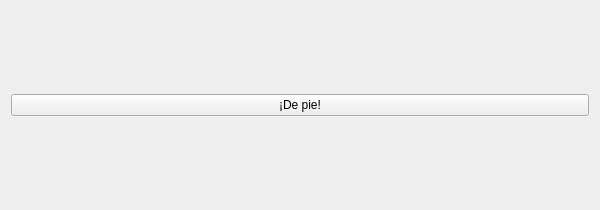
<?xml version="1.0" encoding="UTF-8"?>
<ui version="4.0">
 <class>Form</class>
 <widget class="QWidget" name="Form">
  <property name="geometry">
   <rect>
    <x>0</x>
    <y>0</y>
    <width>600</width>
    <height>210</height>
   </rect>
  </property>
  <property name="windowTitle">
   <string>Widget para levantar el robot</string>
  </property>
  <layout class="QGridLayout" name="gridLayout">
   <item row="0" column="0">
    <widget class="QPushButton" name="pushButton">
     <property name="text">
      <string>¡De pie!</string>
     </property>
    </widget>
   </item>
  </layout>
 </widget>
 <resources/>
 <connections>
  <connection>
   <sender>pushButton</sender>
   <signal>clicked()</signal>
   <receiver>Form</receiver>
   <slot>message()</slot>
   <hints>
    <hint type="sourcelabel">
     <x>473</x>
     <y>78</y>
    </hint>
    <hint type="destinationlabel">
     <x>502</x>
     <y>151</y>
    </hint>
   </hints>
  </connection>
 </connections>
 <slots>
  <slot>message()</slot>
  <slot>salir()</slot>
 </slots>
</ui>
